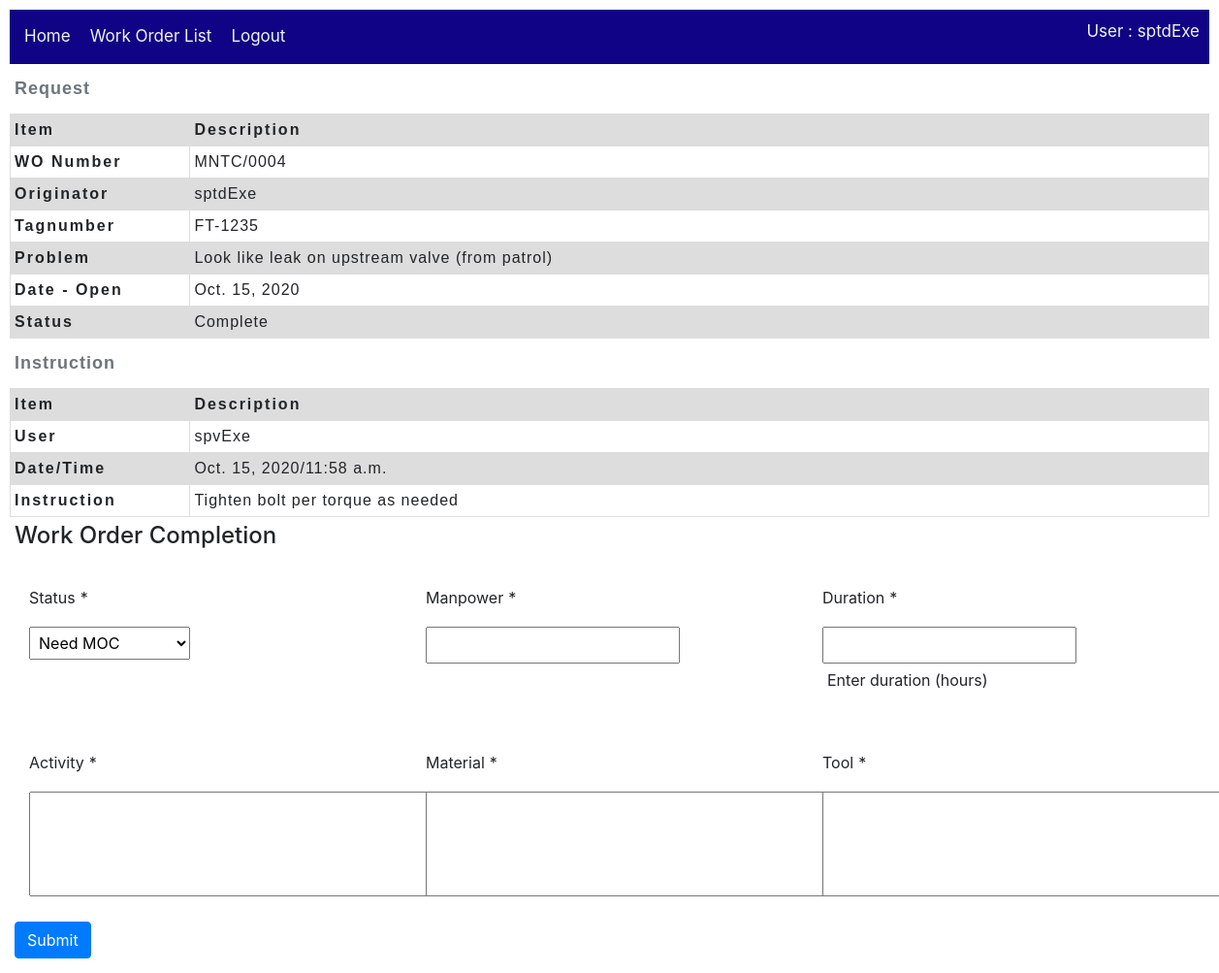
Screenshot of /work_order/complete/4/ (signed in) with the database file from the repository.
### accounts/models.py (models this page shows, shortened)
class CmmsUser(AbstractUser):
    forward_path = models.IntegerField(null=True)#CmmsUser.id
    reverse_path = models.IntegerField(null=True)#CmmsUser.id
    actions = models.ManyToManyField(Action, help_text='Select actions')
    section = models.ForeignKey('Section', on_delete=models.SET_NULL, null=True)
    def __str__(self):
        return self.username

class Action(models.Model):
    name = models.CharField(max_length=20, null=True, help_text='Enter name of Action(eg. Open, Close, Reject...)')
    description = models.CharField(max_length=100, null=True, help_text='Enter description of Action')
    mode = models.ForeignKey('Mode', on_delete=models.SET_NULL, null=True)
    category = models.ForeignKey('Category', on_delete=models.SET_NULL, null=True)
    class Meta:
        ordering = ['name']

### work_order/models.py (models this page shows, shortened)
class Work_order(models.Model):
    wo_number = models.CharField(max_length=20, null=True)
    tagnumber = models.CharField(max_length=50, null=True)
    problem = models.TextField(max_length=1000, null=True)
    originator = models.ForeignKey(CmmsUser,
        on_delete=models.SET_NULL,
        null=True)
    dest_section = models.ForeignKey(Section,
        on_delete=models.SET_NULL,
        null=True)
    date_open = models.DateField()
    date_finish = models.DateField(null=True)
    status = models.ForeignKey(Action,
        on_delete=models.SET_NULL,
        null=True)
    priority = models.ForeignKey(Wo_priority,
        on_delete=models.SET_NULL,
        null=True)
    current_user_id = models.IntegerField(null=True)
    executor_user_id = models.IntegerField(null=True)
    class Meta:
        ordering = ['originator','status','wo_number']

class Wo_instruction(models.Model):
    instruction = models.TextField(max_length=1000, null=True)
    date = models.DateField(null=True)
    time = models.TimeField(null=True)
    user = models.ForeignKey(CmmsUser,
        on_delete=models.SET_NULL,
        null=True)
    work_order = models.ForeignKey(Work_order,
        on_delete=models.SET_NULL,
        null=True)

### work_order/views.py (the view, shortened to what this page needs)
# urls.py: path('complete/<int:pk>/', views.WoCompletion.as_view(), name='work_order-complete'),
class WoCompletion(LoginRequiredMixin, CreateView):
    form_class = WoCompletion_form
    model = Wo_completion
    template_name = 'work_order/WoCompletion_form.html'  # Specify your own template name/location
    def get_form_kwargs(self):
        kwargs = super(WoCompletion, self).get_form_kwargs()
        kwargs.update({'user': self.request.user})
        return kwargs
    def get_initial(self):
        initial = super(WoCompletion, self).get_initial()
        return initial
    def get_context_data(self, **kwargs):
        context = super(WoCompletion,self).get_context_data(**kwargs)
        Wo_completed = Work_order.objects.get(id=self.kwargs.get("pk"))
        WoInstruction = Wo_instruction.objects.get(work_order=Wo_completed)
        context['Wo_instruction'] = WoInstruction
        context['work_order'] = Wo_completed
        context['date'] = datetime.date.today()
        return context

### work_order/generals.py (called while the page is built)
    def __isOfficeWorkingHour(self):
        x = datetime.datetime.now()
        startWorkingHr = datetime.time(8,0,0)
        endWorkingHr = datetime.time(17,0,0)
        currentTime = x.time()
        currentDay = x.strftime('%A')
        if currentDay in ['Saturday','Sunday']:
            return False
        elif currentTime < startWorkingHr or currentTime > endWorkingHr:
            return False
        else:
            return True

    @classmethod
    def isNormalMode(cls):
        return cls.__isOfficeWorkingHour(cls)

### work_order/templates/work_order/WoCompletion_form.html (shortened to what this page needs)
{% extends "base_work_order.html" %}
{% load crispy_forms_tags %}
{% block content %}
  {% include 'Wo_request.html' %}
  {% include 'Wo_instruction.html' %}
  <h4>Work Order Completion</h4>
  {% crispy form %}
{% endblock %}

### work_order/templates/base_work_order.html (shortened to what this page needs)
{% extends "base_cmms.html" %}
{% block topMenu %}
<div class="topnav">
    <ul>
        <li><a href="{% url 'home-cmms' %}">Home</a></li>
        {% if user.is_authenticated %}
            <li><a href="{% url 'work_order:work_orders'%}">Work Order List</a></li>
            <li><a href="{% url 'logout'%}?next={{request.path}}">Logout</a></li>
        {% else %}
            <li><a href="{% url 'login'%}?next={{request.path}}">Login</a></li>
        {% endif %}
        {% if user.is_authenticated %}
            <li style="float: right;">User : {{ user.get_username }}</li>
        {% endif %}
    </ul>
</div>
{% endblock topMenu %}

### work_order/templates/Wo_request.html
{% block content %}
    <table class="WoHeader">
        <caption>Request</caption>
        <thead>
            <tr>
                <th scope="col">Item</th>
                <th scope="col">Description</th>
            </tr>
        </thead>
        <tbody>
            <tr>
                <th scope="row">WO Number</th>
                <td>{{ work_order.wo_number }}</td>
            </tr>
            <tr>
                <th scope="row">Originator</th>
                <td>{{ work_order.originator }}</td>
            </tr>
            <tr>
                <th scope="row">Tagnumber</th>
                <td>{{ work_order.tagnumber }}</td>
            </tr>
            <tr>
                <th scope="row">Problem</th>
                <td>{{ work_order.problem }}</td>
            </tr>
            <tr>
                <th scope="row">Date - Open</th>
                <td>{{ work_order.date_open }}</td>
            </tr>
            <tr>
                <th scope="row">Status</th>
                <td>{{ work_order.status.name }}</td>
            </tr>
        </tbody>
    </table>
{% endblock %}

### work_order/templates/Wo_instruction.html
{% block content %}
<table class="WoHeader">
    <caption>Instruction</caption>
    <thead>
      <tr>
        <th scope="col">Item</th>
        <th scope="col">Description</th>
    </tr>
    </thead>
    <tbody>
      <tr>
        <th>User</th>
        <td>{{Wo_instruction.user}}</td>
      </tr>
      <tr>
        <th>Date/Time</th>
        <td>{{Wo_instruction.date}}/{{Wo_instruction.time}}</td>
      </tr>
      <tr>
        <th>Instruction</th>
        <td>{{Wo_instruction.instruction}}</td>
      </tr>
    </tbody>
  </table>
{% endblock %}

### static/css/styles.css (style rules this page uses)
* { padding: 5px; }
.topnav { overflow: hidden; background-color: rgb(16, 3, 133); }
.topnav ul { list-style-type: none; margin: 0; padding: 0; overflow: hidden; background-color: rgb(16, 3, 133); }
.topnav ul li { float: left; color: #f2f2f2; text-align: center; padding: 5px; text-decoration: none; font-size: 17px; }
.topnav ul li a { float: left; color: #f2f2f2; text-align: center; padding: 5px; text-decoration: none; font-size: 17px; }
* { box-sizing: border-box; }
.row:after { content: ""; display: table; clear: both; }
table { table-layout: fixed; width: 100%; border-collapse: collapse; }
caption { font-family: sans-serif; font-size: 18px; font-weight: bold; caption-side: top; text-align: left; letter-spacing: 1px; }
td, th { border: 1px solid #dddddd; text-align: left; padding: 4px; }
th { letter-spacing: 2px; }
td { letter-spacing: 1px; }
thead th { background-color: #dddddd; }
tr:nth-child(even) { background-color: #dddddd; }
table.WoHeader { font-family: arial, sans-serif; }
table.WoHeader thead th:nth-child(1) { width: 15%; }

### rows the page displays
CmmsUser: get_username "sptdExe"
Work_order: wo_number "MNTC/0004", originator "sptdExe", tagnumber "FT-1235", problem "Look like leak on upstream valve (from patrol)", date_open "Oct. 15, 2020", status.name "Complete"
Wo_instruction: user "spvExe", date "Oct. 15, 2020", time "11:58 a.m.", instruction "Tighten bolt per torque as needed"
